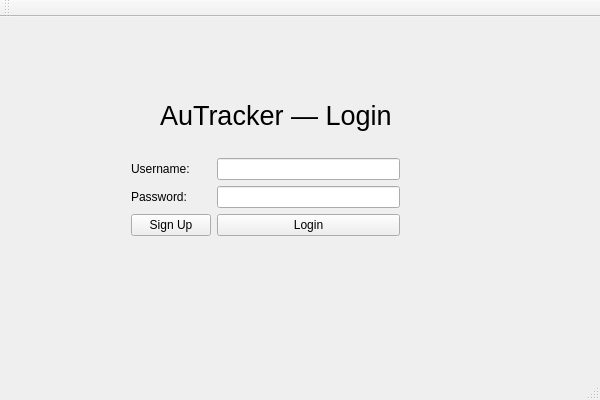
<?xml version="1.0" encoding="UTF-8"?>
<ui version="4.0">
 <class>AuTrackerClass</class>
 <widget class="QMainWindow" name="AuTrackerClass">
  <property name="geometry">
   <rect>
    <x>0</x>
    <y>0</y>
    <width>600</width>
    <height>400</height>
   </rect>
  </property>
  <property name="windowTitle">
   <string>AuTracker</string>
  </property>
  <widget class="QWidget" name="centralWidget">
   <widget class="QLabel" name="label">
    <property name="enabled">
     <bool>true</bool>
    </property>
    <property name="geometry">
     <rect>
      <x>160</x>
      <y>80</y>
      <width>231</width>
      <height>36</height>
     </rect>
    </property>
    <property name="font">
     <font>
      <pointsize>20</pointsize>
     </font>
    </property>
    <property name="text">
     <string>AuTracker — Login</string>
    </property>
   </widget>
   <widget class="QWidget" name="gridLayoutWidget">
    <property name="geometry">
     <rect>
      <x>120</x>
      <y>130</y>
      <width>291</width>
      <height>138</height>
     </rect>
    </property>
    <layout class="QGridLayout" name="gridLayout">
     <item row="5" column="1">
      <widget class="QLabel" name="errorLabel">
       <property name="styleSheet">
        <string notr="true">color: red;</string>
       </property>
       <property name="text">
        <string/>
       </property>
      </widget>
     </item>
     <item row="1" column="1">
      <widget class="QLineEdit" name="passwordInput">
       <property name="echoMode">
        <enum>QLineEdit::EchoMode::Password</enum>
       </property>
      </widget>
     </item>
     <item row="1" column="0">
      <widget class="QLabel" name="label_3">
       <property name="text">
        <string>Password:</string>
       </property>
      </widget>
     </item>
     <item row="0" column="1">
      <widget class="QLineEdit" name="usernameInput"/>
     </item>
     <item row="0" column="0">
      <widget class="QLabel" name="label_2">
       <property name="text">
        <string>Username:</string>
       </property>
      </widget>
     </item>
     <item row="4" column="1">
      <widget class="QPushButton" name="loginButton">
       <property name="text">
        <string>Login</string>
       </property>
      </widget>
     </item>
     <item row="4" column="0">
      <widget class="QPushButton" name="signUpButton">
       <property name="enabled">
        <bool>true</bool>
       </property>
       <property name="text">
        <string>Sign Up</string>
       </property>
      </widget>
     </item>
    </layout>
   </widget>
  </widget>
  <widget class="QToolBar" name="mainToolBar">
   <attribute name="toolBarArea">
    <enum>TopToolBarArea</enum>
   </attribute>
   <attribute name="toolBarBreak">
    <bool>false</bool>
   </attribute>
  </widget>
  <widget class="QStatusBar" name="statusBar"/>
 </widget>
 <layoutdefault spacing="6" margin="11"/>
 <resources>
  <include location="AuTracker.qrc"/>
 </resources>
 <connections/>
</ui>
